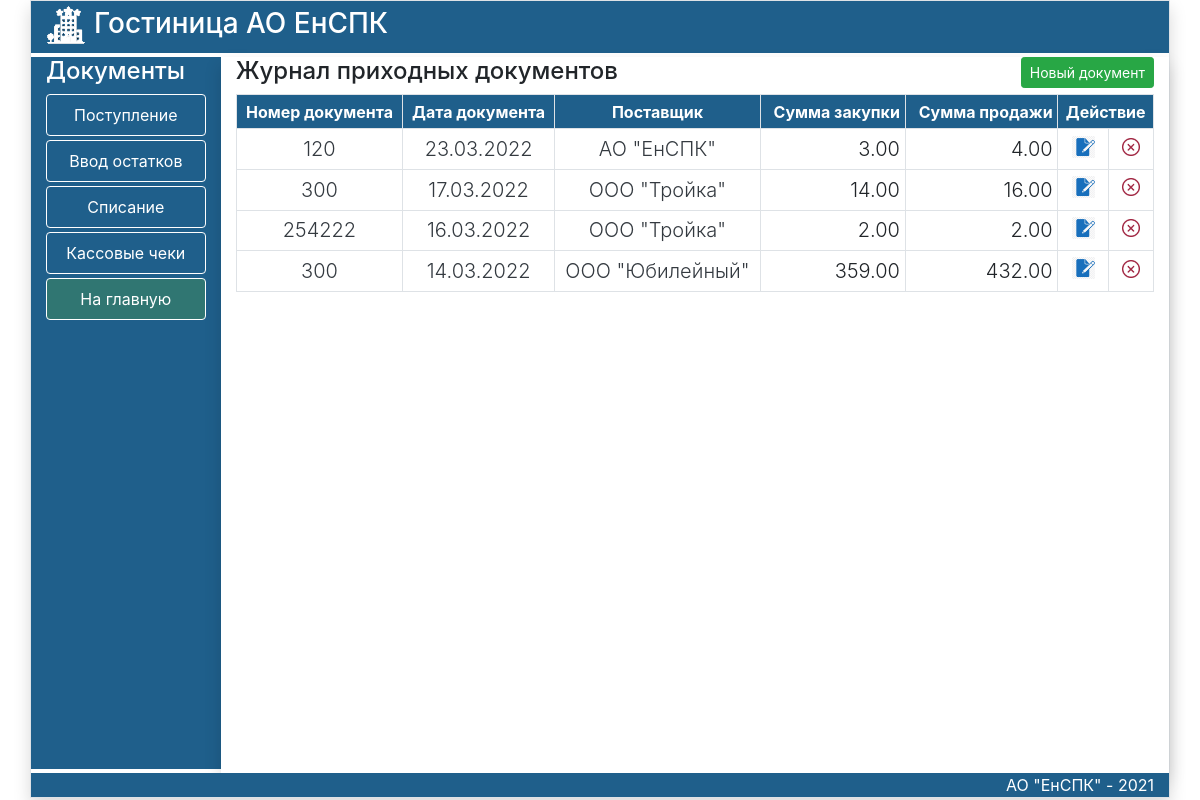
/ReceiptDoc, run on an earlier commit of the app's database.
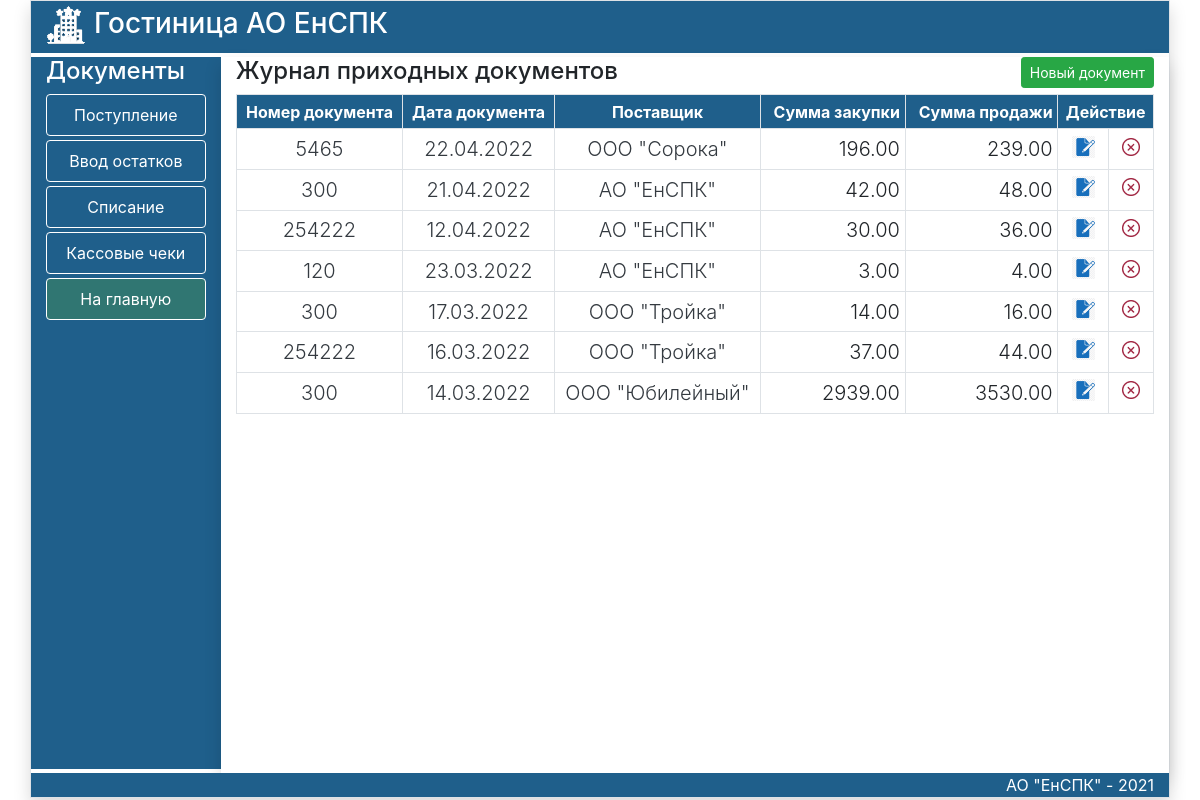
And on a later commit of the database.
### trade/models.py (models this page shows, shortened)
class Doc(models.Model):
    nomerdoc=models.CharField(max_length=20,verbose_name="Номер документв")
    datadoc=models.DateField(verbose_name='Дата документа')
    updated_at = models.DateTimeField(auto_now=True, verbose_name='Создан')
    created_at = models.DateTimeField(auto_now_add=True, verbose_name='Обновлен')
    dealer=models.ForeignKey(Saler,verbose_name='Поставщик',on_delete=models.PROTECT)
    buytotal=models.DecimalField(max_digits=8,decimal_places=2,default=0.00)
    saletotal=models.DecimalField(max_digits=8,decimal_places=2,default=0.00)
    transaction=models.BooleanField(verbose_name='Проведен',default=False)
    typedoc=models.ForeignKey(TypeDoc,verbose_name='Тип документа',on_delete=models.PROTECT)
    user=models.CharField(max_length=100,verbose_name='Пользователь',blank=True,null=True,default='')
    class Meta:
        verbose_name='Документ'
        verbose_name_plural='Документы'

class Saler(models.Model):
    title = models.CharField(max_length=100, verbose_name='Наименование')
    def __str__(self):
        return self.title
    class Meta:
        verbose_name='Поставщик'
        verbose_name_plural='Поставщики'
        ordering=['title',]

### trade/views.py (the view)
# urls.py: path('ReceiptDoc',ReceiptDoc,name='ReceiptDoc'),
def ReceiptDoc(request):
    ReceiptDoc=Doc.objects.filter(typedoc=1).order_by('-datadoc')
    return render(request, 'trade/ReceiptDoc.html', {'title': 'Приходные документы','doc':ReceiptDoc})

### trade/templates/trade/ReceiptDoc.html
{% extends 'trade/DocPage.html' %}
{% load static %}
{% block LinkArea %}
<h4 class="text-white">Документы</h4>
     <a href="{% url 'ReceiptDoc' %}" class="btn btn-secondary border border-white  nav-link mb-1 btnblack">Поступление </a>
       <a href="{% url 'InitialDoc' %}" class="btn btn-secondary border border-white  nav-link mb-1 btnblack">Ввод остатков</a>
<a href="{% url 'Create' 'Unit' %}" class="btn btn-secondary border border-white  nav-link mb-1 btnblack">Списание </a>
<a href="{% url 'CheckJurnal' %}" class="btn btn-secondary border border-white  nav-link mb-1 btnblack">Кассовые чеки </a>
<a href="{% url 'home' %}" class="btn btn-secondary border border-white  nav-link mb-1 addbtn">На главную</a>
{% endblock LinkArea %}
{% block DataArea %}
<div class="row">
 <div class="col-md-12 ">
<h4 >Журнал приходных документов
    <div class="text-end d-inline-block float-right"><a href="{% url 'CreateReceiptDoc' %}" class="btn btn-success  btn-sm    mb-1  ">Новый документ </a></div>
</h4>
<div class="scrolltable ">
    <table class="table table-sm table-bordered mt-0 " >
    <tr>
        <th class="btnblack  textcenter" >Номер документа</th>
        <th class="btnblack  textcenter"  >Дата документа</th>
        <th class="btnblack  textcenter"  >Поставщик</th>
        <th class="btnblack  textright" >Сумма закупки</th>
        <th class="btnblack  textright " >Сумма продажи</th>
        <th class="btnblack  textcenter " colspan="2">Действие</th>
    </tr>
{% for item in doc %}
    <tr>
        <th class=" lead textcenter text-dark" > {{item.nomerdoc}}</th>
        <th class=" lead textcenter text-dark" >{{item.datadoc|date:"d.m.Y"}}</th>
          <th class=" lead textcenter text-dark" >{{item.dealer}}</th>
        <th class=" lead textright">{{item.buytotal}}</th>
        <th class=" lead textright">{{item.saletotal}}</th>
  <td class="text-center pt-0 pb-2 " style="vertical-align:middle"><a href="{% url 'UpdateReceiptDoc' item.pk %}" ><img src="{% static 'trade/images/edit2.png' %}" height="22" style="top:10px" title="Редактировать" ></a></td>
  <td class="text-center pt-0 pb-2 " style="vertical-align:middle"><a href="{% url 'DeleteReceiptDoc' item.pk %}" ><img src="{% static 'trade/images/delete2.png' %}" height="18" style="top:10px" title="Удалить документ" ></a></td>
    </tr>
{% endfor %}
    </table>
</div>
 </div>
</div>
{% endblock DataArea %}

What changed in the data, as far as the page shows it:
added Doc: nomerdoc "5465", datadoc "22.04.2022", dealer "ООО \"Сорока\"", buytotal "196.00", saletotal "239.00"
added Doc: nomerdoc "300", datadoc "21.04.2022", dealer "АО \"ЕнСПК\"", buytotal "42.00", saletotal "48.00"
added Doc: nomerdoc "254222", datadoc "12.04.2022", dealer "АО \"ЕнСПК\"", buytotal "30.00", saletotal "36.00"
changed Doc (number 6 of 7 on the later page): buytotal "2.00" → "37.00"; saletotal "2.00" → "44.00"
changed Doc "ООО \"Юбилейный\"": buytotal "359.00" → "2939.00"; saletotal "432.00" → "3530.00"
